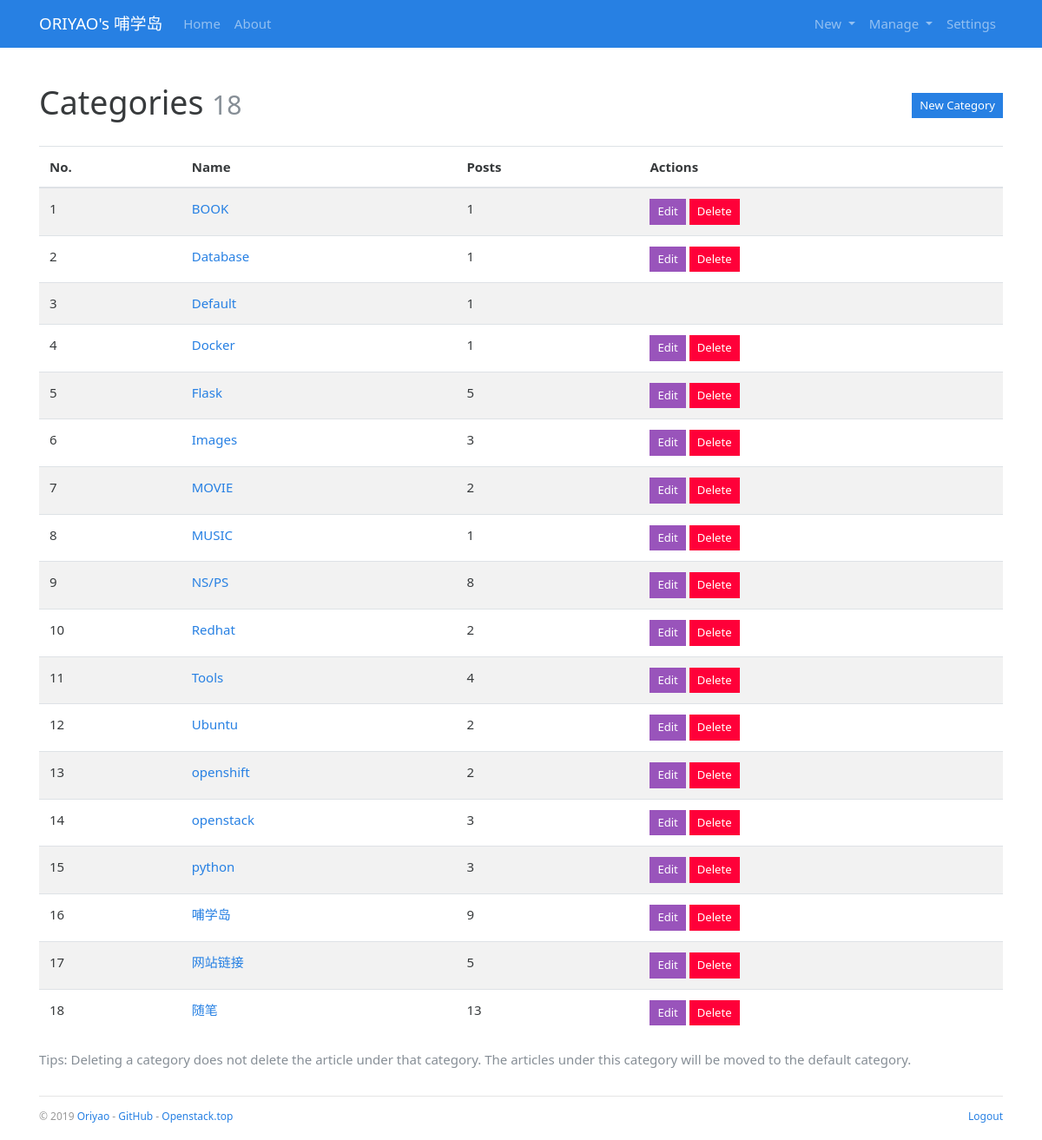
Page /admin/category/manage (signed in) on the earlier database version.
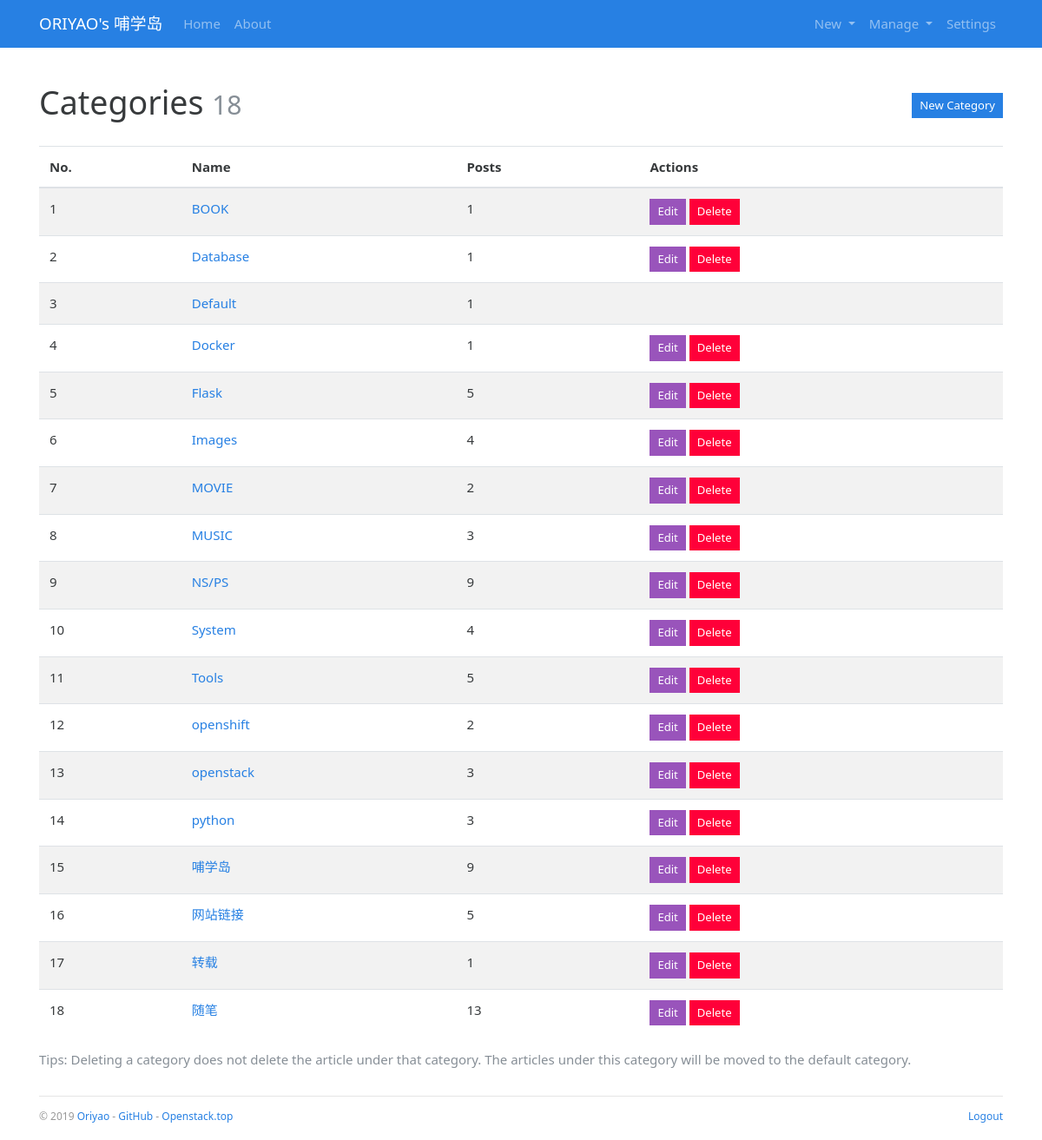
Same page on the later database version.
### bluelog/models.py (models this page shows, shortened)
class Category(db.Model):
    id = db.Column(db.Integer, primary_key=True)
    name = db.Column(db.String(30), unique=True)
    posts = db.relationship('Post', back_populates='category')

### bluelog/blueprints/admin.py (the view)
@admin_bp.route('/category/manage')
@login_required
def manage_category():
    return render_template('admin/manage_category.html')

### bluelog/__init__.py (called while the page is built)
def register_template_context(app):
    @app.context_processor
    def make_template_context():
        admin = Admin.query.first()
        categories = Category.query.order_by(Category.name).all()
        links = Link.query.order_by(Link.name).all()
        if current_user.is_authenticated:
            unread_comments = Comment.query.filter_by(reviewed=False).count()
        else:
            unread_comments = None
        return dict(
            admin=admin, categories=categories,
            links=links, unread_comments=unread_comments)

def register_request_handlers(app):
    @app.after_request
    def query_profiler(response):
        for q in get_debug_queries():
            if q.duration >= app.config['BLUELOG_SLOW_QUERY_THRESHOLD']:
                app.logger.warning(
                    'Slow query: Duration: %fs\n Context: %s\nQuery: %s\n '
                    % (q.duration, q.context, q.statement)
                )
        return response

### bluelog/extensions.py (called while the page is built)
@login_manager.user_loader
def load_user(user_id):
    from bluelog.models import Admin
    user = Admin.query.get(int(user_id))
    return user

### bluelog/templates/admin/manage_category.html (shortened to what this page needs)
{% extends 'base.html' %}
{% from 'bootstrap/form.html' import render_form %}
{% block content %}
    <div class="page-header">
        <h1>Categories
            <small class="text-muted">{{ categories|length }}</small>
            <span class="float-right"><a class="btn btn-primary btn-sm"
                                         href="{{ url_for('.new_category') }}">New Category</a></span>
        </h1>
    </div>
    {% if categories %}
        <table class="table table-striped">
            <thead>
            <tr>
                <th>No.</th>
                <th>Name</th>
                <th>Posts</th>
                <th>Actions</th>
            </tr>
            </thead>
            {% for category in categories %}
                <tr>
                    <td>{{ loop.index }}</td>
                    <td><a href="{{ url_for('blog.show_category', category_id=category.id) }}">{{ category.name }}</a>
                    </td>
                    <td>{{ category.posts|length }}</td>
                    <td>
                        {% if category.id != 1 %}
                            <a class="btn btn-info btn-sm"
                               href="{{ url_for('.edit_category', category_id=category.id) }}">Edit</a>
                            <form class="inline" method="post"
                                  action="{{ url_for('.delete_category', category_id=category.id) }}">
                                <button type="submit" class="btn btn-danger btn-sm"
                                        onclick="return confirm('Are you sure?');">Delete
                                </button>
                            </form>
                        {% endif %}
                    </td>
                </tr>
            {% endfor %}
        </table>
        <p class="text-muted">Tips: Deleting a category does not delete the article under that category.
            The articles under this category will be moved to the default category.</p>
    {% else %}
        <div class="tip"><h5>No categories.</h5></div>
    {% endif %}
{% endblock %}

Differences in the rows shown:
removed Category: name "Redhat", posts|length "2"
removed Category: name "Ubuntu", posts|length "2"
computed for Category "Images": posts|length "3" → "4"
computed for Category "MUSIC": posts|length "1" → "3"
computed for Category "NS/PS": posts|length "8" → "9"
added Category: name "System", posts|length "4"
computed for Category "Tools": posts|length "4" → "5"
added Category: name "转载", posts|length "1"
